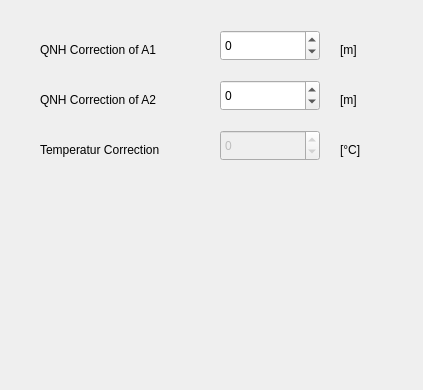
<?xml version="1.0" encoding="UTF-8"?>
<ui version="4.0">
 <class>CorrFrame</class>
 <widget class="QWidget" name="CorrFrame">
  <property name="geometry">
   <rect>
    <x>0</x>
    <y>0</y>
    <width>423</width>
    <height>390</height>
   </rect>
  </property>
  <property name="windowTitle">
   <string>Correction</string>
  </property>
  <widget class="QSpinBox" name="spinBox_QNHCorrA2">
   <property name="geometry">
    <rect>
     <x>220</x>
     <y>80</y>
     <width>100</width>
     <height>31</height>
    </rect>
   </property>
   <property name="minimum">
    <number>-8000</number>
   </property>
   <property name="maximum">
    <number>8000</number>
   </property>
  </widget>
  <widget class="QSpinBox" name="spinBox_QNHCorrA1">
   <property name="geometry">
    <rect>
     <x>220</x>
     <y>30</y>
     <width>100</width>
     <height>31</height>
    </rect>
   </property>
   <property name="minimum">
    <number>-2000</number>
   </property>
   <property name="maximum">
    <number>1000</number>
   </property>
  </widget>
  <widget class="QLabel" name="textLabel_QNHCorrA1Unit">
   <property name="geometry">
    <rect>
     <x>340</x>
     <y>40</y>
     <width>67</width>
     <height>20</height>
    </rect>
   </property>
   <property name="text">
    <string>[m]</string>
   </property>
   <property name="wordWrap">
    <bool>false</bool>
   </property>
  </widget>
  <widget class="QLabel" name="textLabel_QNHCorrA2Unit">
   <property name="geometry">
    <rect>
     <x>340</x>
     <y>90</y>
     <width>67</width>
     <height>20</height>
    </rect>
   </property>
   <property name="text">
    <string>[m]</string>
   </property>
   <property name="wordWrap">
    <bool>false</bool>
   </property>
  </widget>
  <widget class="QLabel" name="textLabel_TempCorrUnit">
   <property name="geometry">
    <rect>
     <x>340</x>
     <y>140</y>
     <width>67</width>
     <height>20</height>
    </rect>
   </property>
   <property name="text">
    <string>[°C]</string>
   </property>
   <property name="wordWrap">
    <bool>false</bool>
   </property>
  </widget>
  <widget class="QSpinBox" name="spinBox_TempCorr">
   <property name="enabled">
    <bool>false</bool>
   </property>
   <property name="geometry">
    <rect>
     <x>220</x>
     <y>130</y>
     <width>100</width>
     <height>31</height>
    </rect>
   </property>
   <property name="minimum">
    <number>-10</number>
   </property>
   <property name="maximum">
    <number>10</number>
   </property>
  </widget>
  <widget class="QLabel" name="textLabel_QNHCorrA1">
   <property name="geometry">
    <rect>
     <x>40</x>
     <y>40</y>
     <width>160</width>
     <height>20</height>
    </rect>
   </property>
   <property name="text">
    <string>QNH Correction of A1</string>
   </property>
   <property name="wordWrap">
    <bool>false</bool>
   </property>
  </widget>
  <widget class="QLabel" name="textLabel_QNHCorrA2">
   <property name="geometry">
    <rect>
     <x>40</x>
     <y>90</y>
     <width>160</width>
     <height>20</height>
    </rect>
   </property>
   <property name="text">
    <string>QNH Correction of A2</string>
   </property>
   <property name="wordWrap">
    <bool>false</bool>
   </property>
  </widget>
  <widget class="QLabel" name="textLabel_TempCorr">
   <property name="geometry">
    <rect>
     <x>40</x>
     <y>140</y>
     <width>169</width>
     <height>20</height>
    </rect>
   </property>
   <property name="text">
    <string>Temperatur Correction</string>
   </property>
   <property name="wordWrap">
    <bool>false</bool>
   </property>
  </widget>
 </widget>
 <layoutdefault spacing="6" margin="11"/>
 <pixmapfunction>qPixmapFromMimeSource</pixmapfunction>
 <resources/>
 <connections/>
</ui>
